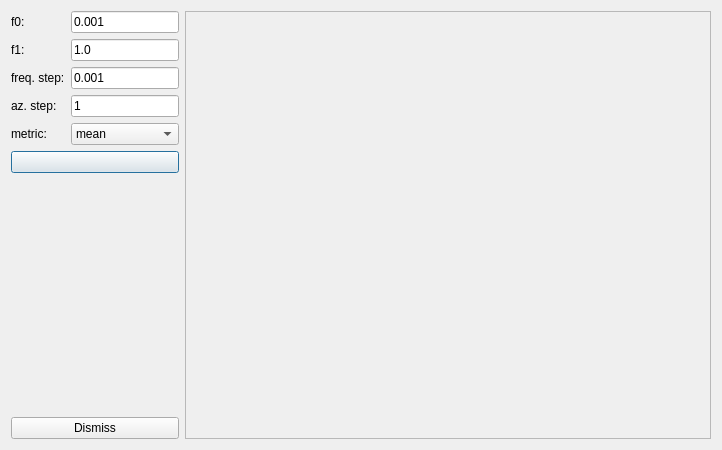
<?xml version="1.0" encoding="UTF-8"?>
<ui version="4.0">
 <class>GaborScanDialog</class>
 <widget class="QDialog" name="GaborScanDialog">
  <property name="geometry">
   <rect>
    <x>0</x>
    <y>0</y>
    <width>722</width>
    <height>450</height>
   </rect>
  </property>
  <property name="windowTitle">
   <string>Dialog</string>
  </property>
  <layout class="QHBoxLayout" name="horizontalLayout_2">
   <item>
    <layout class="QVBoxLayout" name="verticalLayout">
     <item>
      <layout class="QGridLayout" name="gridLayout">
       <item row="0" column="0">
        <widget class="QLabel" name="label">
         <property name="text">
          <string>f0:</string>
         </property>
        </widget>
       </item>
       <item row="0" column="1">
        <widget class="QLineEdit" name="txtF0">
         <property name="sizePolicy">
          <sizepolicy hsizetype="Preferred" vsizetype="Fixed">
           <horstretch>0</horstretch>
           <verstretch>0</verstretch>
          </sizepolicy>
         </property>
         <property name="text">
          <string>0.001</string>
         </property>
        </widget>
       </item>
       <item row="1" column="0">
        <widget class="QLabel" name="label_2">
         <property name="text">
          <string>f1:</string>
         </property>
        </widget>
       </item>
       <item row="1" column="1">
        <widget class="QLineEdit" name="txtF1">
         <property name="sizePolicy">
          <sizepolicy hsizetype="Preferred" vsizetype="Fixed">
           <horstretch>0</horstretch>
           <verstretch>0</verstretch>
          </sizepolicy>
         </property>
         <property name="text">
          <string>1.0</string>
         </property>
        </widget>
       </item>
       <item row="2" column="0">
        <widget class="QLabel" name="label_3">
         <property name="text">
          <string>freq. step:</string>
         </property>
        </widget>
       </item>
       <item row="2" column="1">
        <widget class="QLineEdit" name="txtFStep">
         <property name="sizePolicy">
          <sizepolicy hsizetype="Preferred" vsizetype="Fixed">
           <horstretch>0</horstretch>
           <verstretch>0</verstretch>
          </sizepolicy>
         </property>
         <property name="text">
          <string>0.001</string>
         </property>
        </widget>
       </item>
       <item row="3" column="0">
        <widget class="QLabel" name="label_4">
         <property name="text">
          <string>az. step:</string>
         </property>
        </widget>
       </item>
       <item row="3" column="1">
        <widget class="QLineEdit" name="txtAzStep">
         <property name="sizePolicy">
          <sizepolicy hsizetype="Preferred" vsizetype="Fixed">
           <horstretch>0</horstretch>
           <verstretch>0</verstretch>
          </sizepolicy>
         </property>
         <property name="text">
          <string>1</string>
         </property>
        </widget>
       </item>
       <item row="4" column="0">
        <widget class="QLabel" name="label_5">
         <property name="text">
          <string>metric:</string>
         </property>
        </widget>
       </item>
       <item row="4" column="1">
        <widget class="QComboBox" name="cmbMetric">
         <item>
          <property name="text">
           <string>mean</string>
          </property>
         </item>
         <item>
          <property name="text">
           <string>maximum</string>
          </property>
         </item>
        </widget>
       </item>
       <item row="5" column="0" colspan="2">
        <widget class="QPushButton" name="btnStart">
         <property name="sizePolicy">
          <sizepolicy hsizetype="Preferred" vsizetype="Fixed">
           <horstretch>0</horstretch>
           <verstretch>0</verstretch>
          </sizepolicy>
         </property>
         <property name="text">
          <string/>
         </property>
         <property name="icon">
          <iconset resource="../ijresources.qrc">
           <normaloff>:/ijicons32/ijplay32</normaloff>:/ijicons32/ijplay32</iconset>
         </property>
        </widget>
       </item>
      </layout>
     </item>
     <item>
      <spacer name="verticalSpacer">
       <property name="orientation">
        <enum>Qt::Vertical</enum>
       </property>
       <property name="sizeHint" stdset="0">
        <size>
         <width>20</width>
         <height>138</height>
        </size>
       </property>
      </spacer>
     </item>
     <item>
      <widget class="QPushButton" name="btnDismiss">
       <property name="sizePolicy">
        <sizepolicy hsizetype="Preferred" vsizetype="Fixed">
         <horstretch>0</horstretch>
         <verstretch>0</verstretch>
        </sizepolicy>
       </property>
       <property name="text">
        <string>Dismiss</string>
       </property>
      </widget>
     </item>
    </layout>
   </item>
   <item>
    <widget class="QFrame" name="frmGridDisplay">
     <property name="sizePolicy">
      <sizepolicy hsizetype="Expanding" vsizetype="Preferred">
       <horstretch>0</horstretch>
       <verstretch>0</verstretch>
      </sizepolicy>
     </property>
     <property name="frameShape">
      <enum>QFrame::StyledPanel</enum>
     </property>
     <property name="frameShadow">
      <enum>QFrame::Raised</enum>
     </property>
     <layout class="QHBoxLayout" name="horizontalLayout"/>
    </widget>
   </item>
  </layout>
 </widget>
 <resources>
  <include location="../ijresources.qrc"/>
 </resources>
 <connections>
  <connection>
   <sender>btnStart</sender>
   <signal>clicked()</signal>
   <receiver>GaborScanDialog</receiver>
   <slot>onScan()</slot>
   <hints>
    <hint type="sourcelabel">
     <x>102</x>
     <y>181</y>
    </hint>
    <hint type="destinationlabel">
     <x>19</x>
     <y>185</y>
    </hint>
   </hints>
  </connection>
  <connection>
   <sender>btnDismiss</sender>
   <signal>clicked()</signal>
   <receiver>GaborScanDialog</receiver>
   <slot>reject()</slot>
   <hints>
    <hint type="sourcelabel">
     <x>86</x>
     <y>390</y>
    </hint>
    <hint type="destinationlabel">
     <x>39</x>
     <y>390</y>
    </hint>
   </hints>
  </connection>
 </connections>
 <slots>
  <slot>onScan()</slot>
 </slots>
</ui>
